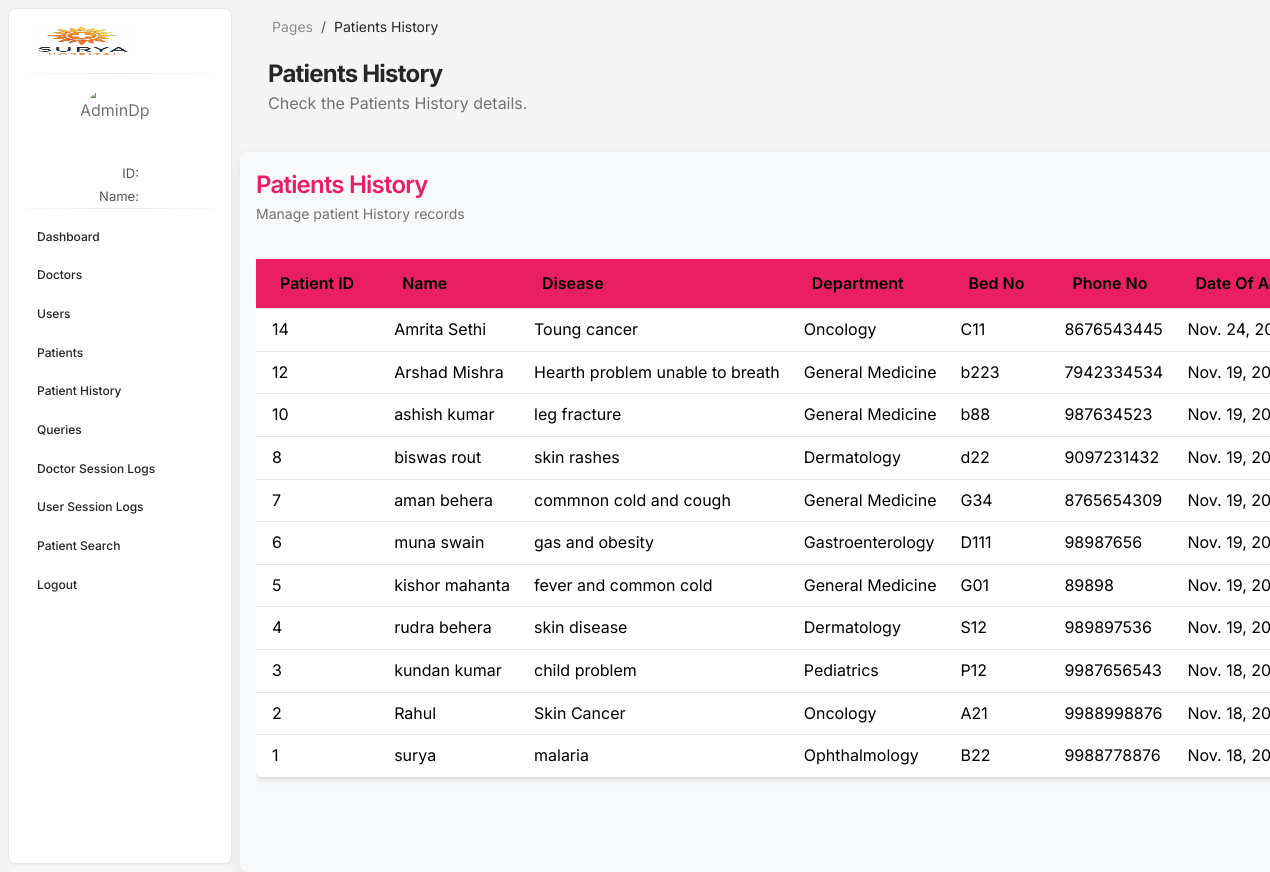
Screenshot of /hmsadmin/adminpatientshistory with the database file from the repository.
### hmsadmin/models.py (models this page shows, shortened)
class Patient(models.Model):
    name = models.CharField(max_length=50)
    disease = models.CharField(max_length=100)
    department = models.ForeignKey(Department,on_delete=models.CASCADE)
    bedno = models.CharField(max_length=10)
    phone = models.BigIntegerField(null=True,blank=True,unique=False)
    indate = models.DateField(default=timezone.now)
    outdate = models.DateField(null=True,blank=True)

class Department(models.Model):
    name = models.CharField(unique=True,max_length=10)
    def __str__(self):
        return self.name

### hmsadmin/views.py (the view)
# urls.py: path('/adminpatientshistory',views.adminpatientshistory,name='adminpatientshistory'),
def adminpatientshistory(request):
    allPatients = Patient.objects.all().order_by("-indate","-id")
    pastPatients = []
    for i in allPatients:
        if i.outdate != None:
            pastPatients.append(i)
    return render(request,'adminpatientshistory.html',context={"patients":pastPatients})

### doctor/context_processor.py (called while the page is built, shortened)
def doctorData(request):
    dp = None
    return {"doctorData":None,"ddp":dp}

### hmsadmin/context_processor.py (called while the page is built, shortened)
def adminData(request):
    dp= None
    return {"adminData":None,"adp":dp}

### user/context_processor.py (called while the page is built, shortened)
def userData(request):
    return {"userData":None,"dp":None}

### hmsadmin/templates/adminpatientshistory.html (shortened to what this page needs)
{% load static %}
{% include 'common/adminlink.html' %}
<body class="g-sidenav-show  bg-gray-100">
  {% include 'common/adminaside.html' %}
  <main class="main-content position-relative max-height-vh-100 h-100 border-radius-lg ">
    <nav class="navbar navbar-main navbar-expand-lg px-0 mx-3 shadow-none border-radius-xl" id="navbarBlur" data-scroll="true">
      <div class="container-fluid py-1 px-3">
        <nav aria-label="breadcrumb">
          <ol class="breadcrumb bg-transparent mb-0 pb-0 pt-1 px-0 me-sm-6 me-5">
            <li class="breadcrumb-item text-sm"><a class="opacity-5 text-dark" href="javascript:;">Pages</a></li>
            <li class="breadcrumb-item text-sm text-dark active" aria-current="page">Patients History</li>
          </ol>
        </nav>
      </div>
    </nav>
    <div class="container-fluid py-2">
      <div class="row">
        <div class="ms-3">
          <h3 class="mb-0 h4 font-weight-bolder">Patients History</h3>
          <p class="mb-4">
            Check the Patients History details.
          </p>
        </div>
    </div>
</div>
<div class="v-container mt-1" style="height:90vh; margin-top:1rem; width:85vw;">
  <div class="grid-header mb-3">
    <div>
      <h4 class="mb-0 text-primary">Patients History</h4>
      <small class="text-muted">Manage patient History records</small>
    </div>
  </div>
  <div class="grid-area overflow-auto">
    <table class="table table-hover align-middle bg-white shadow rounded w-100">
      <thead class="bg-primary text-white sticky-top">
        <tr>
          <th style="color:black;">Patient ID</th>
          <th style="color:black;">Name</th>
          <th style="color:black;">Disease</th>
          <th style="color:black;">Department</th>
          <th style="color:black;">Bed No</th>
          <th style="color:black;">Phone No</th>
          <th style="color:black;">Date of Admission</th>
        </tr>
      </thead>
      <tbody id="patientsList">
         {% for patient in patients %}
         <tr style="color: black;">
          <td style="color: black;">{{patient.id}}</td>
          <td style="color: black;">{{patient.name}}</td>
          <td style="color: black;">{{patient.disease}}</td>
          <td style="color: black;">{{patient.department}}</td>
          <td style="color: black;">{{patient.bedno}}</td>
          <td style="color: black;">{{patient.phone}}</td>
          <td style="color: black;">{{patient.indate}}</td>
         </tr>
         {% endfor %}
      </tbody>
    </table>
  </div>
</div>
</body>
</html>

### hmsadmin/templates/adminpatientshistory.html (style rules this page uses)
.v-container { background: #f8f9fa; border-radius: 0.5rem; padding: 1rem; box-shadow: 0 6px 18px rgba(0,0,0,0.08); display: flex; flex-direction: column; gap: 1rem; }
.grid-header { display: flex; justify-content: space-between; align-items: center; }
.sticky-top { top: 0; }
.table td, .table th { padding-left: 1rem; }

### rows the page displays
Patient: id "14", name "Amrita Sethi", disease "Toung cancer", department "Oncology", bedno "C11", phone "8676543445", indate "Nov. 24,…"
Patient: id "12", name "Arshad Mishra", disease "Hearth problem unable to breath", department "General Medicine", bedno "b223", phone "7942334534", indate "Nov. 19,…"
Patient: id "10", name "ashish kumar", disease "leg fracture", department "General Medicine", bedno "b88", phone "987634523", indate "Nov. 19,…"
Patient: id "8", name "biswas rout", disease "skin rashes", department "Dermatology", bedno "d22", phone "9097231432", indate "Nov. 19,…"
Patient: id "7", name "aman behera", disease "commnon cold and cough", department "General Medicine", bedno "G34", phone "8765654309", indate "Nov. 19,…"
Patient: id "6", name "muna swain", disease "gas and obesity", department "Gastroenterology", bedno "D111", phone "98987656", indate "Nov. 19,…"
Patient: id "5", name "kishor mahanta", disease "fever and common cold", department "General Medicine", bedno "G01", phone "89898", indate "Nov. 19,…"
Patient: id "4", name "rudra behera", disease "skin disease", department "Dermatology", bedno "S12", phone "989897536", indate "Nov. 19,…"
Patient: id "3", name "kundan kumar", disease "child problem", department "Pediatrics", bedno "P12", phone "9987656543", indate "Nov. 18,…"
Patient: id "2", name "Rahul", disease "Skin Cancer", department "Oncology", bedno "A21", phone "9988998876", indate "Nov. 18,…"
Patient: id "1", name "surya", disease "malaria", department "Ophthalmology", bedno "B22", phone "9988778876", indate "Nov. 18,…"
